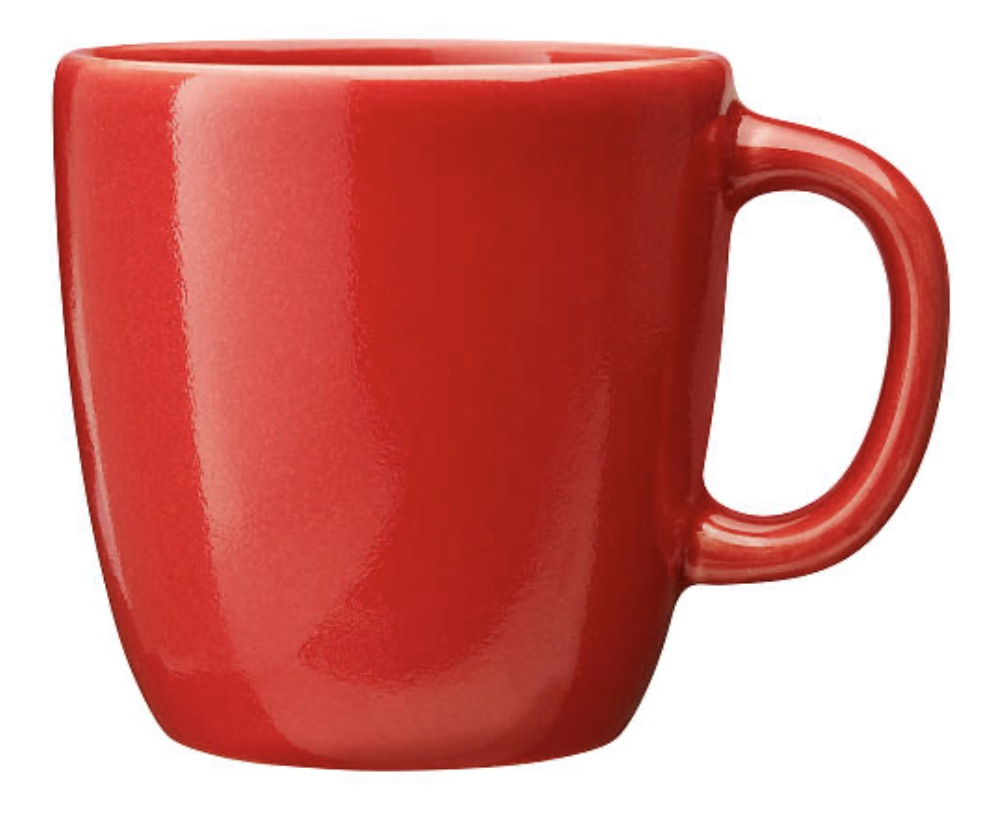
#> input picture source-code/data/images/redcup.jpeg, 998 x 824 px, found by its file name
$ python original_preference_mdp.py
#> lines starting #> are read from the running program, lines starting #| are printed output that depends on the picture
"""
Custom MDP Implementation for Object Placement in Gridworld

This module implements a Markov Decision Process (MDP) for a gridworld environment
where an agent can move objects to different positions. The environment supports
learning user preferences for object placement through reward functions.

Features:
- Customizable reward weights and feature importance
- Grid-based movement in cardinal directions
- Object orientation
- Value iteration for policy computation
- Visualization of environment states

Authors: Michelle Zhao, Ethan Villalovoz
"""

import copy
import math
import numpy as np
import pickle
import sys
import networkx as nx
from itertools import product
import itertools
import matplotlib.pyplot as plt

# Constants for object types
TYPE_1 = 1  # plastic
TYPE_2 = 2  # glass
TYPE_3 = 3  # ceramic
TYPE_4 = 4  # metal
TYPE_TO_NAME = {TYPE_1: 'plastic', TYPE_2: 'glass', TYPE_3: 'ceramic', TYPE_4: 'metal'}

# Action constants
EXIT = 'exit'
PUSH_1 = 'push_1'
PUSH_2 = 'push_2'
PUSH_3 = 'push_3'
PUSH_4 = 'push_4'
SWITCH = 'switch'
ROTATE180 = 'rotate180'

# Object type constants
RED = 1
CUP = 1
RED_CUP = (RED, CUP)


class Gridworld:
    """
    Gridworld environment for object placement preference learning.

    This class implements a grid-based environment where an agent can move objects
    to different positions based on reward functions that capture user preferences.
    """

    def __init__(self, reward_weights, true_f_indices, object_type_tuple, red_centroid, blue_centroid):
        """
        Initialize the Gridworld environment.

        Args:
            reward_weights (list): Weights for different reward components
            true_f_indices (list): Binary indicators for which features matter to the user
            object_type_tuple (tuple): Type of object to place
            red_centroid (tuple): Coordinates (x, y) of the red centroid
            blue_centroid (tuple): Coordinates (x, y) of the blue centroid
        """
        self.true_f_indices = true_f_indices
        self.reward_weights = reward_weights

        # Set environment boundaries and object properties
        self.set_env_limits()
        self.object_type_tuple = object_type_tuple
        self.initial_object_locs = {object_type_tuple: (0, 0)}
        self.directions = [(0, 1), (0, -1), (1, 0), (-1, 0)]  # Up, Down, Right, Left

        # Set up possible actions
        self.possible_single_actions = self.make_actions_list()

        # Initialize state
        self.current_state = self.create_initial_state()

        # Value iteration parameters
        self.transitions = None
        self.rewards = None
        self.state_to_idx = None
        self.idx_to_action = None
        self.idx_to_state = None
        self.action_to_idx = None
        self.vf = None
        self.pi = None
        self.policy = None
        self.epsilson = 0.001  # Convergence threshold
        self.gamma = 0.99  # Discount factor
        self.maxiter = 10000  # Maximum iterations

        # Feature parameters
        self.num_features = 4
        self.red_centroid = red_centroid
        self.blue_centroid = blue_centroid

    def make_actions_list(self):
        """
        Create list of possible actions in the environment.

        Returns:
            list: All possible actions
        """
        actions_list = []
        actions_list.extend(self.directions)  # Add movement actions
        actions_list.append(EXIT)  # Add exit action
        actions_list.append(ROTATE180)  # Add rotation action
        return actions_list

    def set_env_limits(self):
        """Set the boundaries of the environment grid."""
        # Grid boundaries
        self.x_min = -3
        self.x_max = 4
        self.y_min = -3
        self.y_max = 4

        # All possible coordinates in the grid
        self.all_coordinate_locations = list(product(
            range(self.x_min, self.x_max),
            range(self.y_min, self.y_max)
        ))

    def reset(self):
        """Reset the environment to initial state."""
        self.current_state = self.create_initial_state()

    def create_initial_state(self):
        """
        Create the initial state of the environment.

        Returns:
            dict: Initial state representation
        """
        state = {
            'grid': copy.deepcopy(self.initial_object_locs),  # Object locations
            'exit': False,  # Whether exit action was taken
            'orientation': np.pi  # Object orientation (0 or π radians)
        }
        return state

    # [8 lines left out: function is_done, not called in this run]

    def is_done_given_state(self, current_state):
        """
        Check if the episode would be done in the given state.

        Args:
            current_state (dict): State to check

        Returns:
            bool: True if episode would be done, False otherwise
        """
        return current_state['exit']

    def is_valid_push(self, current_state, action):
        """
        Check if a push action is valid from the current state.

        Args:
            current_state (dict): Current state
            action (tuple): Direction to push

        Returns:
            bool: True if action is valid, False otherwise
        """
        current_loc = current_state['grid'][self.object_type_tuple]
        new_loc = tuple(np.array(current_loc) + np.array(action))

        # Check if new location is within grid boundaries
        if (new_loc[0] < self.x_min or new_loc[0] >= self.x_max or
            new_loc[1] < self.y_min or new_loc[1] >= self.y_max):
            return False

        return True

    def step_given_state(self, input_state, action):
        """
        Execute action from given state and return next state, reward, and done flag.

        Args:
            input_state (dict): Starting state
            action: Action to execute

        Returns:
            tuple: (next_state, reward, done)
        """
        step_cost = -0.1
        current_state = copy.deepcopy(input_state)

        # Handle terminal states
        if current_state['exit']:
            return current_state, 0, True

        # Handle exit action
        if action == EXIT:
            current_state['exit'] = True
            featurized_state = self.featurize_state(current_state)
            step_reward = np.dot(self.reward_weights, featurized_state) + step_cost
            return current_state, step_reward, True

        # Handle movement actions
        if action in self.directions:
            if not self.is_valid_push(current_state, action):
                return current_state, step_cost, False

            # Move object
            action_type_moved = self.object_type_tuple
            current_loc = current_state['grid'][action_type_moved]
            new_loc = tuple(np.array(current_loc) + np.array(action))
            current_state['grid'][action_type_moved] = new_loc

        # Handle rotation action
        elif action == ROTATE180:
            current_state['orientation'] = (current_state['orientation'] + np.pi) % (2 * np.pi)
            return current_state, step_cost, False

        # Calculate reward based on features
        featurized_state = self.featurize_state(current_state)
        step_reward = np.dot(self.reward_weights, featurized_state) + step_cost

        # Check if done
        done = self.is_done_given_state(current_state)

        return current_state, step_reward, done

    def render(self, current_state, timestep):
        """
        Render the current state of the environment.

        Args:
            current_state (dict): State to render
            timestep (int): Current timestep for display
        """
        from matplotlib.offsetbox import OffsetImage, AnnotationBbox

        def getImage(path, zoom=1):
            """Load and resize an image for display."""
            zoom = 0.05
            return OffsetImage(plt.imread(path), zoom=zoom)

        plot_init_state = copy.deepcopy(current_state)

        # Create figure and axis
        fig, ax = plt.subplots(1, 1, figsize=(5, 5))

        # Draw grid centerlines
        if current_state['exit']:
            ax.axvline(x=0, color='red', linewidth=10, alpha=0.1)
            ax.axhline(y=0, color='red', linewidth=10, alpha=0.1)
        else:
            ax.axvline(x=0, color='black', linewidth=7, alpha=0.1)
            ax.axhline(y=0, color='black', linewidth=7, alpha=0.1)

        # Set up display properties
        type_to_color = {self.object_type_tuple: 'red'}
        type_to_loc_init = {}

        # Draw centroid regions
        ax.scatter(self.red_centroid[0], self.red_centroid[1], color='red', s=800, alpha=0.1)
        ax.scatter(self.blue_centroid[0], self.blue_centroid[1], color='blue', s=800, alpha=0.1)

        # Set image paths based on orientation
        path = 'data/images/redcup.jpeg'
        path180 = 'data/images/redcup_180.jpeg'
        orientation = plot_init_state['orientation']

        # Draw objects
        for type_o in plot_init_state['grid']:
            loc = plot_init_state['grid'][type_o]
            color = type_to_color[type_o]
            type_to_loc_init[type_o] = loc

            # Draw dot for object location
            ax.scatter(loc[0], loc[1], color=color, s=500, alpha=0.99)

            # Draw cup image based on orientation
            if orientation == 0:
                ab = AnnotationBbox(getImage(path), (loc[0], loc[1]), frameon=False)
            else:
                ab = AnnotationBbox(getImage(path180), (loc[0], loc[1]), frameon=False)
            ax.add_artist(ab)

        # Set plot limits and grid
        offset = 0.1
        top_offset = -0.9
        ax.set_xlim(self.x_min - offset, self.x_max + top_offset)
        ax.set_ylim(self.y_min - offset, self.y_max + top_offset)
        ax.set_xticks(np.arange(self.x_min - 1, self.x_max + 1, 1))
        ax.set_yticks(np.arange(self.y_min - 1, self.y_max + 1, 1))
        ax.grid()

        # Set title based on state
        if current_state['exit']:
            ax.set_title(f"State at Time {timestep}: FINAL STATE")
        else:
            ax.set_title(f"State at Time {timestep}")

        # Save image and display
        plt.savefig(f"rollouts/state_{timestep}.png")
        plt.show()
        plt.close()

    def featurize_state(self, current_state):
        """
        Convert state to feature vector for reward calculation.

        Args:
            current_state (dict): State to featurize

        Returns:
            numpy.ndarray: Feature vector
        """
        current_loc = current_state['grid'][self.object_type_tuple]

        # Calculate distances to centroids (using Euclidean distance)
        dist_to_red_centroid = np.linalg.norm(np.array(current_loc) - np.array(self.red_centroid))
        dist_to_blue_centroid = np.linalg.norm(np.array(current_loc) - np.array(self.blue_centroid))

        # Get orientation and y-position
        orientation = current_state['orientation']
        pos_y = current_loc[1]

        # Create feature vector
        state_feature = np.array([orientation, dist_to_red_centroid, dist_to_blue_centroid, pos_y])

        # Apply feature importance mask
        state_feature = np.multiply(state_feature, self.true_f_indices)

        return state_feature

    def state_to_tuple(self, current_state):
        """
        Convert state dict to hashable tuple for graph representation.

        Args:
            current_state (dict): State to convert

        Returns:
            tuple: Hashable representation of state
        """
        current_state_tup = []

        # Add object locations
        for obj_type in current_state['grid']:
            loc = current_state['grid'][obj_type]
            current_state_tup.append((obj_type, loc))
        current_state_tup = list(sorted(current_state_tup, key=lambda x: x[1]))

        # Add exit status and orientation
        current_state_tup.append(current_state['exit'])
        current_state_tup.append(current_state['orientation'])

        return tuple(current_state_tup)

    def tuple_to_state(self, current_state_tup):
        """
        Convert tuple representation back to state dict.

        Args:
            current_state_tup (tuple): Tuple representation of state

        Returns:
            dict: State dictionary
        """
        current_state_tup = list(current_state_tup)
        current_state = {'grid': {}, 'orientation': 0, 'exit': False}

        # Extract object locations
        for i in range(len(current_state_tup) - 2):
            (obj_type, loc) = current_state_tup[i]
            current_state['grid'][obj_type] = loc

        # Extract exit status and orientation
        current_state['exit'] = current_state_tup[-2]
        current_state['orientation'] = current_state_tup[-1]

        return current_state

    def enumerate_states(self):
        """
        Enumerate all possible states and transitions for value iteration.

        Returns:
            tuple: (transition_matrix, reward_matrix, state_to_idx, idx_to_action, idx_to_state, action_to_idx)
        """
        self.reset()
        actions = self.possible_single_actions

        # Create directional graph to represent all states
        G = nx.DiGraph()
        visited_states = set()
        stack = [copy.deepcopy(self.current_state)]

        # Perform DFS to discover all states
        while stack:
            state = stack.pop()
            state_tup = self.state_to_tuple(state)

            # Add state if not visited
            if state_tup not in visited_states:
                visited_states.add(state_tup)

            # Explore all actions from this state
            for action in actions:
                if self.is_done_given_state(state):
                    team_reward = 0
                    next_state = state
                    done = True
                else:
                    next_state, team_reward, done = self.step_given_state(state, action)

                # Add next state to stack if not visited
                new_state_tup = self.state_to_tuple(next_state)
                if new_state_tup not in visited_states:
                    stack.append(copy.deepcopy(next_state))

                # Add edge to graph
                G.add_edge(state_tup, new_state_tup, weight=team_reward, action=action)

        # Create mappings between states/actions and indices
        states = list(G.nodes)
        idx_to_state = {i: state for i, state in enumerate(states)}
        state_to_idx = {state: i for i, state in idx_to_state.items()}

        action_to_idx = {action: i for i, action in enumerate(actions)}
        idx_to_action = {i: action for i, action in enumerate(actions)}

        # Construct transition and reward matrices
        transition_mat = np.zeros([len(states), len(states), len(actions)])
        reward_mat = np.zeros([len(states), len(actions)])

        for i in range(len(states)):
            state = self.tuple_to_state(idx_to_state[i])
            for action_idx_i in range(len(actions)):
                action = idx_to_action[action_idx_i]

                # Get next state and reward
                if self.is_done_given_state(state):
                    team_reward = 0
                    next_state = state
                    done = True
                else:
                    next_state, team_reward, done = self.step_given_state(state, action)

                # Add to matrices
                next_state_i = state_to_idx[self.state_to_tuple(next_state)]
                transition_mat[i, next_state_i, action_idx_i] = 1.0
                reward_mat[i, action_idx_i] = team_reward

        # Store matrices and mappings
        self.transitions = transition_mat
        self.rewards = reward_mat
        self.state_to_idx = state_to_idx
        self.idx_to_action = idx_to_action
        self.idx_to_state = idx_to_state
        self.action_to_idx = action_to_idx

        return transition_mat, reward_mat, state_to_idx, idx_to_action, idx_to_state, action_to_idx

    def vectorized_vi(self):
        """
        Perform vectorized value iteration to find optimal policy.

        Returns:
            tuple: (value_function, policy)
        """
        n_states = self.transitions.shape[0]
        n_actions = self.transitions.shape[2]

        # Initialize value function and policy
        pi = np.zeros((n_states, 1))
        vf = np.zeros((n_states, 1))
        Q = np.zeros((n_states, n_actions))
        policy = {}

        # Perform value iteration
        for i in range(self.maxiter):
            delta = 0  # Convergence measure

            # Perform Bellman update for each state
            for s in range(n_states):
                old_v = vf[s].copy()

                # Compute Q-values and update value function
                Q[s] = np.sum((self.rewards[s] + self.gamma * vf) * self.transitions[s, :, :], 0)
                vf[s] = np.max(Q[s])

                # Update delta for convergence check
                delta = max(delta, np.abs(old_v - vf[s])[0])

            # Check for convergence
            if delta < self.epsilson:
                break

        # Compute optimal policy
        for s in range(n_states):
            pi[s] = np.argmax(Q[s])
            policy[s] = Q[s]

        # Store results
        self.vf = vf
        self.pi = pi
        self.policy = policy

        return vf, pi

    def rollout_full_game_joint_optimal(self):
        """
        Execute a full rollout using the optimal policy.

        Returns:
            tuple: (total_reward, game_results, sum_feature_vector)
        """
        self.reset()
        done = False
        total_reward = 0
        iters = 0
        game_results = []
        sum_feature_vector = np.zeros(4)

        # Run until done or max iterations
        while not done and iters < 40:
            iters += 1

            # Get current state and optimal action
            current_state_tup = self.state_to_tuple(self.current_state)
            state_idx = self.state_to_idx[current_state_tup]

            action_distribution = self.policy[state_idx]
            action = self.idx_to_action[np.argmax(action_distribution)]

            # Store current state and action
            game_results.append((self.current_state, action))

            # Take step
            next_state, team_rew, done = self.step_given_state(self.current_state, action)

            # Update feature sum and state
            featurized_state = self.featurize_state(self.current_state)
            sum_feature_vector += np.array(featurized_state)
            self.current_state = next_state

            # Render current state
            self.render(self.current_state, iters)
#> in render, `plt.savefig(f"rollouts/state_{timestep}.png")`:
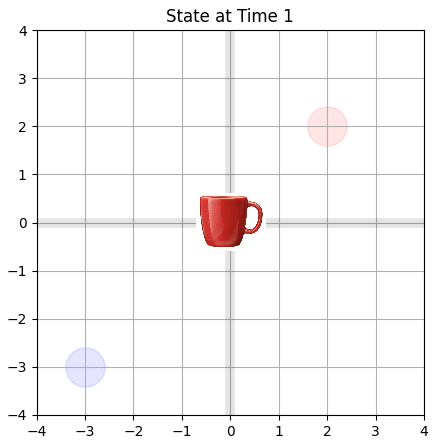
#> figure drawn by matplotlib, 1 panel

            # Update total reward
            total_reward += team_rew
#> pass 2 of the loop in rollout_full_game_joint_optimal, `while not done and iters < 40:`:
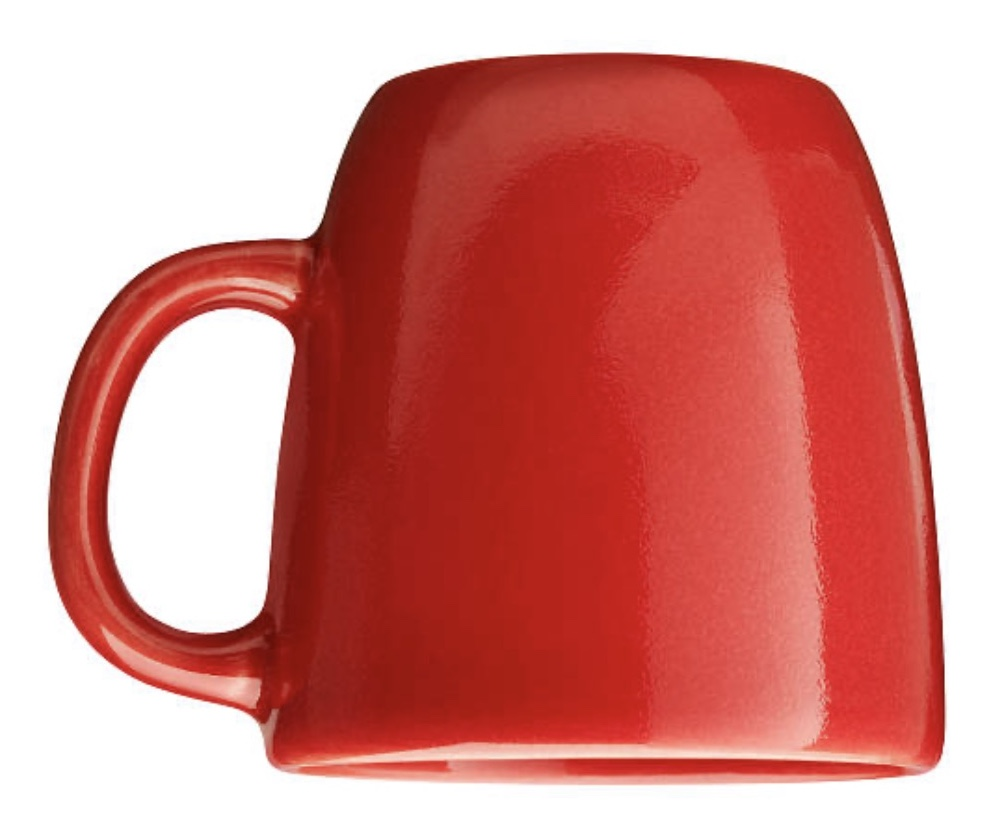
#> input picture source-code/data/images/redcup_180.jpeg, 998 x 824 px, found by its file name
#> in render (call 2), `plt.savefig(f"rollouts/state_{timestep}.png")`:
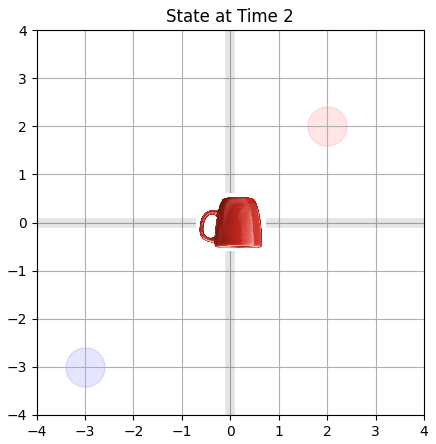
#> figure drawn by matplotlib, 1 panel

        return total_reward, game_results, sum_feature_vector

    # [11 lines left out: functions save_rollouts_to_video, clear_rollouts, not called in this run]

    def compute_optimal_performance(self):
        """
        Compute and execute optimal policy.

        Returns:
            tuple: (optimal_reward, game_results, sum_feature_vector)
        """
        # Enumerate states and run value iteration
        self.enumerate_states()
        self.vectorized_vi()

        # Execute optimal policy
        optimal_rew, game_results, sum_feature_vector = self.rollout_full_game_joint_optimal()
        return optimal_rew, game_results, sum_feature_vector


# [97 lines left out: functions generate_preference_dataset, compute_new_policy, not called in this run]


if __name__ == '__main__':
    """
    Main execution block to demonstrate the Gridworld environment.
    """
    # Define reward weights and feature importance
    reward_weights = [-10, -2, -2, -2]  # orientation, red prox, blue prox, pos y
    red_centroid, blue_centroid = (2, 2), (-3, -3)  # Centroid positions in 7x7 grid
    true_f_idx = [1, 1, 1, 1]  # All features matter to the user

    # Note on feature importance:
    # If the user cares about orientation, red proximity, and blue proximity: [1, 1, 1, 0]
    # If the user cares about orientation, red proximity, and y position: [1, 1, 0, 1]

    # Create environment with red cup object
    object_type_tuple = RED_CUP
    game = Gridworld(reward_weights, true_f_idx, object_type_tuple, red_centroid, blue_centroid)

    # Run value iteration to find optimal policy
    optimal_rew, game_results, sum_feature_vector = game.compute_optimal_performance()
    print("Optimal reward:", optimal_rew)
    print("Game results:", game_results)

    # Uncomment to generate preference dataset
    # trajs = generate_preference_dataset(red_centroid, blue_centroid, to_save=False)
